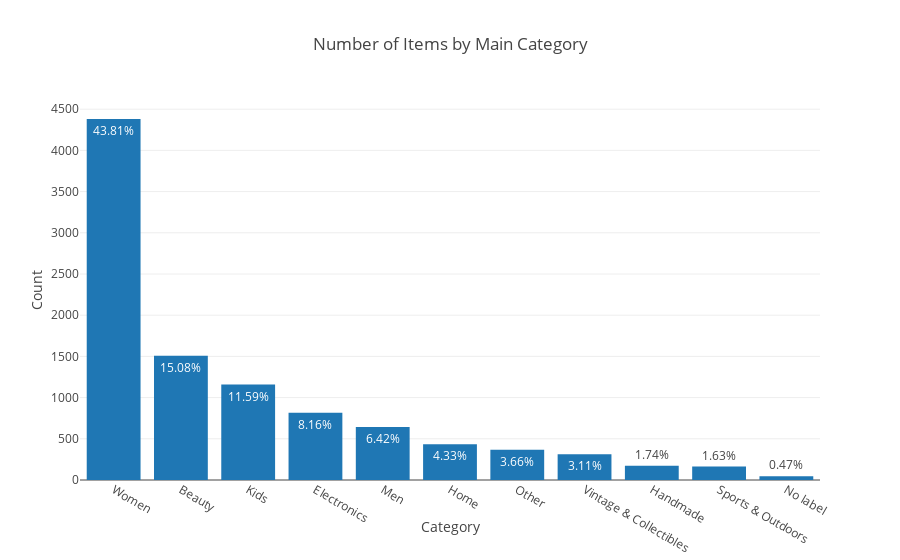

Notebook code cell kept with this figure:
### Code cell
trace1 = go.Bar(x=x,y=y,text=pct)
layout = dict(title='Number of Items by Main Category',
              yaxis=dict(title='Count'),
              xaxis=dict(title='Category'))
fig = dict(data=[trace1],layout=layout)
py.iplot(fig)

### Figure 1 — Plotly figure (JSON) as saved in the notebook; plotly's stock layout.template omitted (floating-point values rounded to 4 significant figures)
{"data": [{"text": ["43.81%", "15.08%", "11.59%", "8.16%", "6.42%", "4.33%", "3.66%", "3.11%", "1.74%", "1.63%", "0.47%"], "type": "bar", "x": ["Women", "Beauty", "Kids", "Electronics", "Men", "Home", "Other", "Vintage & Collectibles", "Handmade", "Sports & Outdoors", "No label"], "y": [4381, 1508, 1159, 816, 642, 433, 366, 311, 174, 163, 47]}], "layout": {"title": "Number of Items by Main Category", "xaxis": {"title": "Category"}, "yaxis": {"title": "Count"}}}
